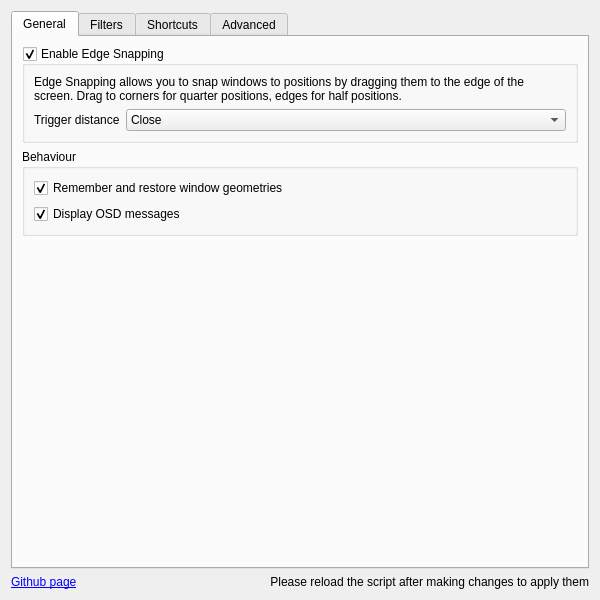
<?xml version="1.0" encoding="UTF-8"?>
<ui version="4.0">
 <class>KWin::KLodestoneConfigForm</class>
 <widget class="QWidget" name="KWin::KLodestoneConfigForm">
  <property name="geometry">
   <rect>
    <x>0</x>
    <y>0</y>
    <width>600</width>
    <height>600</height>
   </rect>
  </property>
  <layout class="QVBoxLayout" name="verticalLayout">
   <item>
    <widget class="QTabWidget" name="tabWidget">
     <property name="currentIndex">
      <number>0</number>
     </property>
     <widget class="QWidget" name="tab_general">
      <attribute name="icon">
       <iconset theme="systemsettings">
        <normaloff>.</normaloff>.</iconset>
      </attribute>
      <attribute name="title">
       <string>General</string>
      </attribute>
      <layout class="QVBoxLayout" name="verticalLayout_4">
       <item>
        <widget class="QGroupBox" name="kcfg_enableEdgeSnapping">
         <property name="title">
          <string>Enable Edge Snapping</string>
         </property>
         <property name="checkable">
          <bool>true</bool>
         </property>
         <property name="checked">
          <bool>true</bool>
         </property>
         <layout class="QVBoxLayout" name="verticalLayout_13">
          <item>
           <widget class="QLabel" name="label_edgeSnappingExplanation">
            <property name="text">
             <string>Edge Snapping allows you to snap windows to positions by dragging them to the edge of the screen. Drag to corners for quarter positions, edges for half positions.</string>
            </property>
            <property name="wordWrap">
             <bool>true</bool>
            </property>
           </widget>
          </item>
          <item>
           <layout class="QFormLayout" name="formLayout_edgeSnapping">
            <item row="0" column="0">
             <widget class="QLabel" name="label_edgeSnappingTriggerDistance">
              <property name="text">
               <string>Trigger distance</string>
              </property>
             </widget>
            </item>
            <item row="0" column="1">
             <widget class="QComboBox" name="kcfg_edgeSnappingTriggerDistance">
              <property name="sizePolicy">
               <sizepolicy hsizetype="Expanding" vsizetype="Fixed">
                <horstretch>0</horstretch>
                <verstretch>0</verstretch>
               </sizepolicy>
              </property>
              <item>
               <property name="text">
                <string>Close</string>
               </property>
              </item>
              <item>
               <property name="text">
                <string>Medium</string>
               </property>
              </item>
              <item>
               <property name="text">
                <string>Far</string>
               </property>
              </item>
             </widget>
            </item>
           </layout>
          </item>
         </layout>
        </widget>
       </item>
       <item>
        <widget class="QGroupBox" name="groupBox_snappingBehaviour">
         <property name="title">
          <string>Behaviour</string>
         </property>
         <layout class="QVBoxLayout" name="verticalLayout_11">
          <item>
           <widget class="QCheckBox" name="kcfg_rememberWindowGeometries">
            <property name="sizePolicy">
             <sizepolicy hsizetype="Minimum" vsizetype="Minimum">
              <horstretch>0</horstretch>
              <verstretch>0</verstretch>
             </sizepolicy>
            </property>
            <property name="text">
             <string>Remember and restore window geometries</string>
            </property>
            <property name="checked">
             <bool>true</bool>
            </property>
           </widget>
          </item>
          <item>
           <widget class="QCheckBox" name="kcfg_showOsdMessages">
            <property name="text">
             <string>Display OSD messages</string>
            </property>
            <property name="checked">
             <bool>true</bool>
            </property>
           </widget>
          </item>
         </layout>
        </widget>
       </item>
       <item>
        <spacer name="verticalSpacer_general">
         <property name="orientation">
          <enum>Qt::Vertical</enum>
         </property>
         <property name="sizeHint" stdset="0">
          <size>
           <width>0</width>
           <height>0</height>
          </size>
         </property>
        </spacer>
       </item>
      </layout>
     </widget>
     <widget class="QWidget" name="tab_filters">
      <attribute name="icon">
       <iconset theme="preferences-desktop-filter">
        <normaloff>.</normaloff>.</iconset>
      </attribute>
      <attribute name="title">
       <string>Filters</string>
      </attribute>
      <layout class="QVBoxLayout" name="verticalLayout_7">
       <item>
        <widget class="QGroupBox" name="groupBox_filtering">
         <property name="title">
          <string>Filtering</string>
         </property>
         <layout class="QVBoxLayout" name="verticalLayout_8">
          <item>
           <widget class="QLabel" name="label_filteringExplanation">
            <property name="sizePolicy">
             <sizepolicy hsizetype="Preferred" vsizetype="Fixed">
              <horstretch>0</horstretch>
              <verstretch>0</verstretch>
             </sizepolicy>
            </property>
            <property name="text">
             <string>Choose a filter mode and enter the window classes you wish to include or exclude, separated by a new line.</string>
            </property>
            <property name="wordWrap">
             <bool>true</bool>
            </property>
           </widget>
          </item>
          <item>
           <layout class="QFormLayout" name="formLayout_filtering">
            <item row="0" column="0">
             <widget class="QLabel" name="label_filteringMode">
              <property name="text">
               <string>Mode</string>
              </property>
             </widget>
            </item>
            <item row="0" column="1">
             <widget class="QComboBox" name="kcfg_filterMode">
              <property name="sizePolicy">
               <sizepolicy hsizetype="Expanding" vsizetype="Fixed">
                <horstretch>0</horstretch>
                <verstretch>0</verstretch>
               </sizepolicy>
              </property>
              <item>
               <property name="text">
                <string>Include</string>
               </property>
              </item>
              <item>
               <property name="text">
                <string>Exclude</string>
               </property>
              </item>
             </widget>
            </item>
            <item row="1" column="0">
             <widget class="QLabel" name="label_filteringFilter">
              <property name="text">
               <string>Filter</string>
              </property>
             </widget>
            </item>
            <item row="1" column="1">
             <widget class="QPlainTextEdit" name="kcfg_filterList">
              <property name="toolTip">
               <string>Enter window classes you wish to include/exclude (separated by a new line)</string>
              </property>
             </widget>
            </item>
           </layout>
          </item>
         </layout>
        </widget>
       </item>
      </layout>
     </widget>
     <widget class="QWidget" name="tab_shortcuts">
      <attribute name="icon">
       <iconset theme="configure-shortcuts">
        <normaloff>.</normaloff>.</iconset>
      </attribute>
      <attribute name="title">
       <string>Shortcuts</string>
      </attribute>
      <layout class="QVBoxLayout" name="verticalLayout_9">
       <item>
        <layout class="QVBoxLayout" name="verticalLayout_shortcuts" stretch="0">
         <item>
          <widget class="QGroupBox" name="groupBox_shortcuts">
           <property name="title">
            <string>Shortcuts</string>
           </property>
           <layout class="QVBoxLayout" name="verticalLayout_12">
            <item>
             <widget class="QLabel" name="label_shortcutsExplanation">
              <property name="text">
               <string>&lt;html&gt;&lt;head/&gt;&lt;body&gt;&lt;p&gt;To set up shortcuts for this script, go to System Settings → Shortcuts and search for &quot;KLodestone&quot;&lt;/p&gt;&lt;p&gt;&lt;br/&gt;&lt;b&gt;Available shortcuts:&lt;/b&gt;&lt;/p&gt;&lt;p&gt;• Thirds: Left, Center, Right&lt;/p&gt;&lt;p&gt;• Two-thirds: Left two-thirds, Right two-thirds&lt;/p&gt;&lt;p&gt;• Halves: Left, Right, Top, Bottom&lt;/p&gt;&lt;p&gt;• Quarters: Top-left, Top-right, Bottom-left, Bottom-right&lt;/p&gt;&lt;p&gt;&lt;br/&gt;&lt;b&gt;Screen cycling:&lt;/b&gt; Press the same shortcut twice to move the window to the adjacent screen in that direction.&lt;/p&gt;&lt;/body&gt;&lt;/html&gt;</string>
              </property>
              <property name="alignment">
               <set>Qt::AlignLeading|Qt::AlignLeft|Qt::AlignTop</set>
              </property>
              <property name="wordWrap">
               <bool>true</bool>
              </property>
             </widget>
            </item>
           </layout>
          </widget>
         </item>
        </layout>
       </item>
      </layout>
     </widget>
     <widget class="QWidget" name="tab_advanced">
      <attribute name="icon">
       <iconset theme="applications-development">
        <normaloff>.</normaloff>.</iconset>
      </attribute>
      <attribute name="title">
       <string>Advanced</string>
      </attribute>
      <layout class="QVBoxLayout" name="verticalLayout_10">
       <item>
        <layout class="QVBoxLayout" name="verticalLayout_advanced" stretch="0,0">
         <item>
          <widget class="QGroupBox" name="groupBox_performance">
           <property name="title">
            <string>Performance</string>
           </property>
           <property name="flat">
            <bool>false</bool>
           </property>
           <layout class="QVBoxLayout" name="verticalLayout_16">
            <item>
             <layout class="QFormLayout" name="formLayout_performance">
              <item row="0" column="0">
               <widget class="QLabel" name="label_pollingRate">
                <property name="toolTip">
                 <string>Speed at which edge detection is performed during window drag</string>
                </property>
                <property name="text">
                 <string>Polling rate</string>
                </property>
               </widget>
              </item>
              <item row="0" column="1">
               <widget class="QSpinBox" name="kcfg_pollingRate">
                <property name="sizePolicy">
                 <sizepolicy hsizetype="Expanding" vsizetype="Fixed">
                  <horstretch>0</horstretch>
                  <verstretch>0</verstretch>
                 </sizepolicy>
                </property>
                <property name="toolTip">
                 <string>Speed at which edge detection is performed during window drag</string>
                </property>
                <property name="suffix">
                 <string> ms</string>
                </property>
                <property name="minimum">
                 <number>10</number>
                </property>
                <property name="maximum">
                 <number>1000</number>
                </property>
                <property name="singleStep">
                 <number>10</number>
                </property>
                <property name="value">
                 <number>100</number>
                </property>
               </widget>
              </item>
             </layout>
            </item>
           </layout>
          </widget>
         </item>
         <item>
          <widget class="QGroupBox" name="groupBox_debug">
           <property name="title">
            <string>Debugging</string>
           </property>
           <layout class="QVBoxLayout" name="verticalLayout_17">
            <item>
             <widget class="QCheckBox" name="kcfg_enableDebugLogging">
              <property name="sizePolicy">
               <sizepolicy hsizetype="Minimum" vsizetype="Minimum">
                <horstretch>0</horstretch>
                <verstretch>0</verstretch>
               </sizepolicy>
              </property>
              <property name="text">
               <string>Enable logging</string>
              </property>
             </widget>
            </item>
           </layout>
          </widget>
         </item>
        </layout>
       </item>
       <item>
        <spacer name="verticalSpacer_advanced">
         <property name="orientation">
          <enum>Qt::Vertical</enum>
         </property>
         <property name="sizeHint" stdset="0">
          <size>
           <width>20</width>
           <height>40</height>
          </size>
         </property>
        </spacer>
       </item>
      </layout>
     </widget>
    </widget>
   </item>
   <item>
    <layout class="QHBoxLayout" name="horizontalLayout_main">
     <item>
      <widget class="QLabel" name="label_mainBottomLeft">
       <property name="toolTip">
        <string>https://github.com/wilhuff/klodestone</string>
       </property>
       <property name="text">
        <string>&lt;a href=&quot;https://github.com/wilhuff/klodestone&quot;&gt;Github page&lt;/a&gt;</string>
       </property>
       <property name="margin">
        <number>8</number>
       </property>
       <property name="openExternalLinks">
        <bool>true</bool>
       </property>
      </widget>
     </item>
     <item>
      <widget class="QLabel" name="label_mainBottomRight">
       <property name="font">
        <font>
         <weight>50</weight>
         <italic>false</italic>
         <bold>false</bold>
         <underline>false</underline>
         <strikeout>false</strikeout>
        </font>
       </property>
       <property name="toolTip">
        <string/>
       </property>
       <property name="text">
        <string>Please reload the script after making changes to apply them</string>
       </property>
       <property name="scaledContents">
        <bool>false</bool>
       </property>
       <property name="alignment">
        <set>Qt::AlignRight|Qt::AlignTrailing|Qt::AlignVCenter</set>
       </property>
       <property name="margin">
        <number>8</number>
       </property>
      </widget>
     </item>
    </layout>
   </item>
  </layout>
 </widget>
 <resources/>
 <connections/>
</ui>
